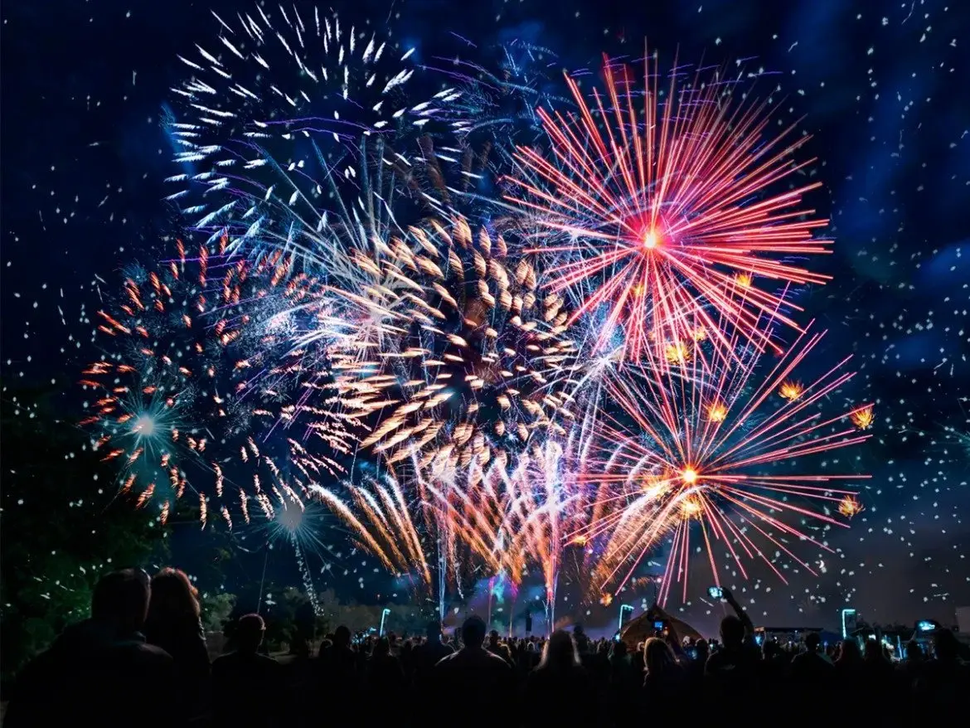
#> input picture fireworks.bmp, 970 x 728 px, shrunk from 1170 x 878 before the run
$ python -i main.py   (imports and definitions only)
#> lines starting #> are read from the running program, lines starting #| are printed output that depends on the picture; after the words box and inside, x2 and y2 are one past the last pixel; in counts of white or black regions, pixels touching at a corner belong together
from PIL import Image
import numpy as np
import matplotlib.pyplot as plt
import os
import tkinter as tk
from tkinter import filedialog, messagebox


def rle_encode(img, output_path):
    """
    Run length encoding.
    """
    pixels = np.array(img).flatten().astype(int)  # convert Boolean to integer
    runs = []
    run_length = 0
    current_pixel = pixels[0]

    for pixel in pixels:
        if pixel != current_pixel:
            runs.append((run_length, current_pixel))
            run_length = 0
            current_pixel = pixel
        run_length += 1

    runs.append((run_length, current_pixel))

    # Export pixels and runs to a text file
    with open(output_path, "w") as file:
        file.write("Input pixels:\n")
        for pixel in pixels:
            file.write(f"{pixel} ")
        file.write("\n\n")
        file.write("Runs:\n")
        for run in runs:
            file.write(f"{run}\n")

    # Return also the size of the encoded data file
    return {
        "size": img.size,
        "runs": runs,
        "encoded_size": os.path.getsize(output_path),
    }


def rle_decode(rle_data):
    """
    Decode an RLE encoded image.
    """
    runs = rle_data["runs"]
    shape = rle_data["size"]
    result = np.zeros(np.prod(shape))
    index = 0

    for run in runs:
        result[index : index + run[0]] = run[1]
        index += run[0]

    return result.reshape(shape[::-1])


def sizeof_fmt(num, suffix="B"):
    """
    Convert bytes to human-readable file sizes.
    """
    for unit in ["", "Ki", "Mi", "Gi", "Ti", "Pi", "Ei", "Zi"]:
        if abs(num) < 1024.0:
            return "%3.1f %s%s" % (num, unit, suffix)
        num /= 1024.0
    return "%.1f %s%s" % (num, "Yi", suffix)


def show_images(original, decoded, original_file, decoded_file):
    """
    Display the original and decoded images side by side.
    """
    fig, axs = plt.subplots(2, 2, figsize=(8, 5), gridspec_kw={"height_ratios": [5, 1]})

    axs[0, 0].imshow(original)
    axs[0, 0].set_title("Original Image")
    axs[0, 0].axis("off")

    axs[0, 1].imshow(decoded, cmap="binary")
    axs[0, 1].set_title("Decoded Image")
    axs[0, 1].axis("off")

    original_size = os.path.getsize(original_file)
    decoded_size = os.path.getsize(decoded_file)

    axs[1, 0].axis("off")
    axs[1, 0].text(
        0.5,
        0.5,
        f"Original Image Size: {sizeof_fmt(original_size)}",
        ha="center",
        va="center",
    )

    axs[1, 1].axis("off")
    axs[1, 1].text(
        0.5,
        0.5,
        f"Decoded Image Size: {sizeof_fmt(decoded_size)}",
        ha="center",
        va="center",
    )

    plt.tight_layout()
    plt.show()


def compare_file_sizes(original_file, decoded_file):
    """
    Compare the file sizes of the original and decoded images.
    """
    original_size = os.path.getsize(original_file)
    decoded_size = os.path.getsize(decoded_file)

    print(f"Original Image Size: {original_size} bytes")
    print(f"Decoded Image Size: {decoded_size} bytes")


def select_image():
    """
    Open a file dialog to select an image file.
    """
    image_path = filedialog.askopenfilename(
        filetypes=(("Image files", "*.bmp*"), ("All files", "*.*"))
    )
    if image_path:
        process_image(image_path)


def process_image(image_path):
    """
    Process the selected image.
    """
#> called with image_path = 'fireworks.bmp'
    try:
        original_img = Image.open(image_path)  # Keep a copy of the original image
#> original_img is the input picture: PIL image 970x728 RGB; mean R, G, B 48.8, 45.4, 67.3
        original_img_data = np.array(original_img)

        img = original_img.convert("L")  # Convert to grayscale
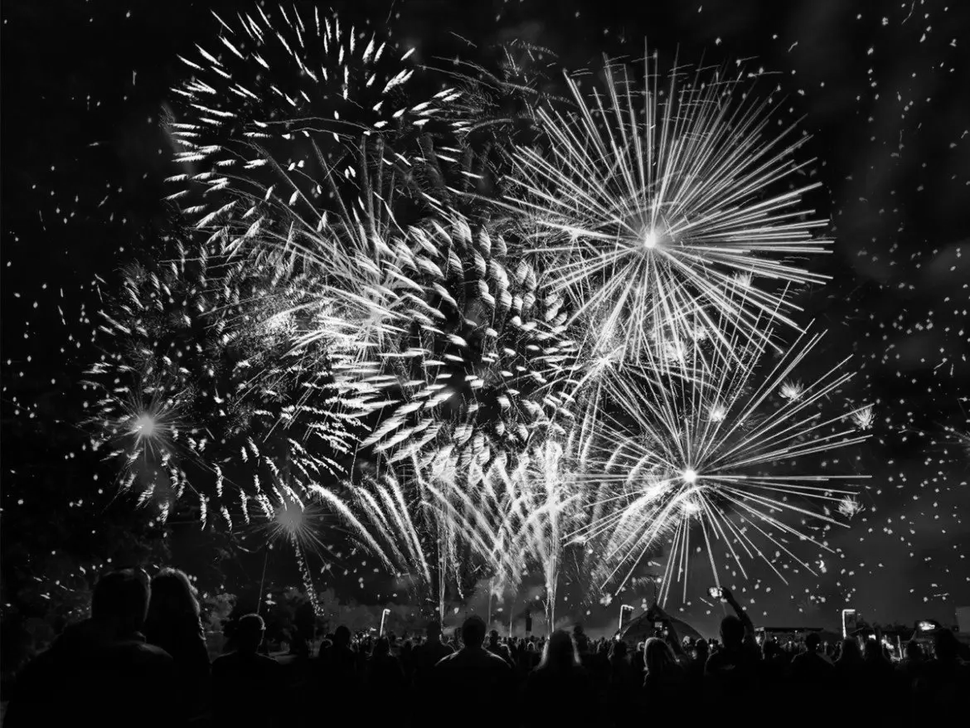
#> img: PIL image 970x728 L; min 0, max 255, mean 48.9

        # Threshold the image to convert to binary (1-bit bitmap)
        threshold = 128  # You may want to adjust this value
        img = img.point(lambda p: p > threshold and 255)
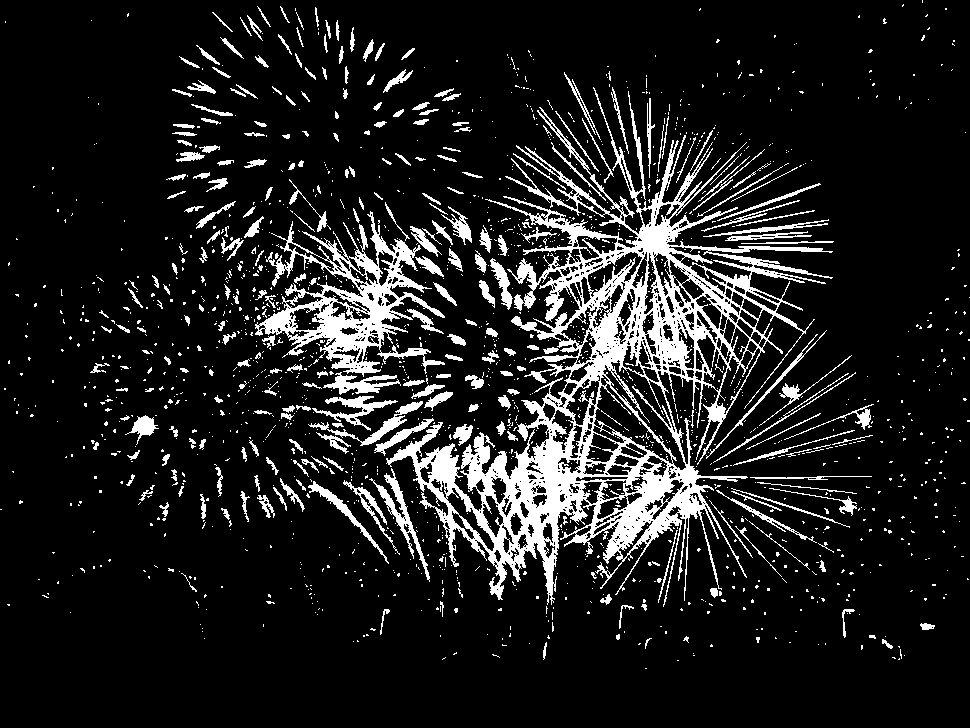
#> img: PIL image 970x728 L; 12.3% white; 1752 white regions (1474 under 20 px), largest, box (x1, y1, x2, y2) and area: (386, 87, 833, 607) 45679, (255, 211, 445, 377) 9179, (369, 468, 430, 582) 1012
        img = img.convert("1")  # Convert image to 1 bit

        output_file = "encoding_data.txt"

        encoded = rle_encode(img, output_file)
#> in rle_encode, `current_pixel = pixels[0]`: current_pixel = 0
#> the loop in rle_encode, `for pixel in pixels:` made 706160 passes
#> (run_length, current_pixel) on passes 923, 924, 1893, 1894, 2863, 2864: (0, 1), (0, 0), (0, 1), (0, 0), (0, 1), (0, 0)
#> run_length on passes 1 to 6: 1, 2, 3, 4, 5, 6
#> after the loop in rle_encode, `for pixel in pixels:`: run_length = 57553; runs = 40102 items
#> the loop in rle_encode, `for run in runs:` made 40103 passes
#> run on passes 1 to 3: (922, 0), (1, 1), (969, 0)
#> encoded = 3 items

        print(f"RLE: {encoded}")
#> (printed output is left out)

        decoded_img_data = rle_decode(encoded)
#> in rle_decode, `runs = rle_data["runs"]`: runs = 40103 items
#> in rle_decode, `shape = rle_data["size"]`: shape = (970, 728)
#> the loop in rle_decode, `for run in runs:` made 40103 passes
#> (run, index) on passes 1 to 3: ((922, 0), 922), ((1, 1), 923), ((969, 0), 1892)
#> after the loop in rle_decode, `for run in runs:`: index = 706160

        decoded_img = Image.fromarray(np.uint8(decoded_img_data * 255))
        decoded_file = "decoded.bmp"
        decoded_img.save(decoded_file)
        print(f"Saved decoded image as {decoded_file}")

        # Use the original_img_data for display
        show_images(original_img_data, decoded_img_data, image_path, decoded_file)
#> in show_images, `plt.show()`:
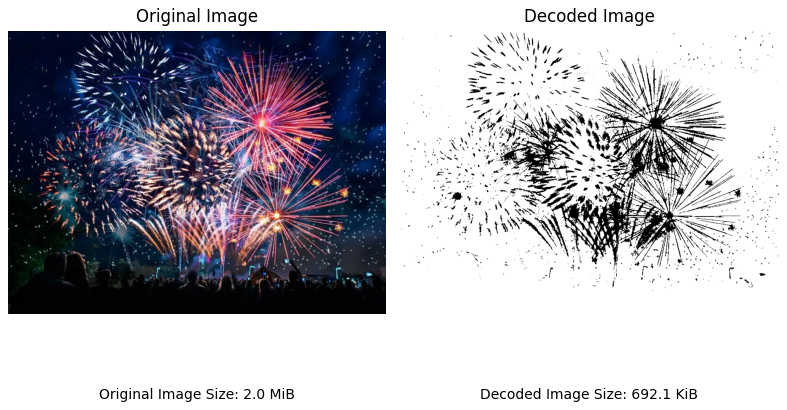
#> figure drawn by matplotlib, 2 panels

    except FileNotFoundError:
        messagebox.showerror("File Not Found", "The selected file could not be found.")
    except Exception as e:
        messagebox.showerror("Error", str(e))


def create_gui():
    """
    Create the graphical user interface.
    """
    root = tk.Tk()
    root.title("Fax Coding Demo")

    root.geometry("150x150")

    btn_select = tk.Button(root, text="Select Image", command=select_image)

    window_width = 150
    window_height = 150
    button_width = btn_select.winfo_reqwidth()
    button_height = btn_select.winfo_reqheight()
    position_top = int(window_height / 2 - button_height / 2)
    position_right = int(window_width / 2 - button_width / 2)

    btn_select.place(x=position_right, y=position_top)

    root.mainloop()


# [2 lines not run here, left out]

>>> result = process_image('fireworks.bmp')

$ run again, on ladybug.bmp
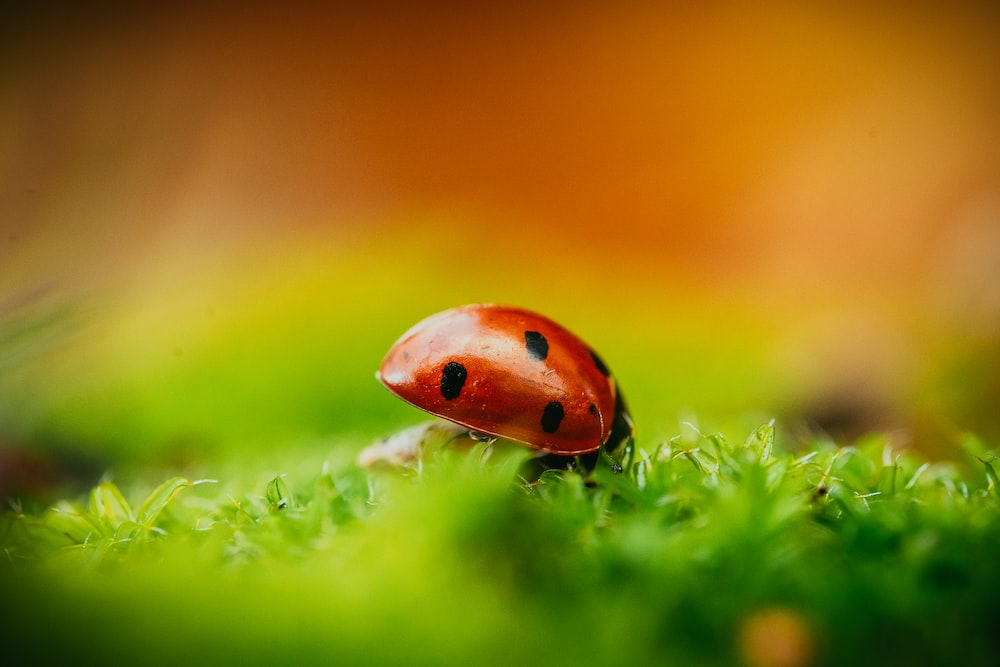
#> input picture ladybug.bmp, 1000 x 667 px
#> in process_image, original_img is the input picture: PIL image 1000x667 RGBA; mean R, G, B, A 143.2, 122.7, 19.1, 255
#> in process_image, `img = img.point(lambda p: p > threshold and 255)`:
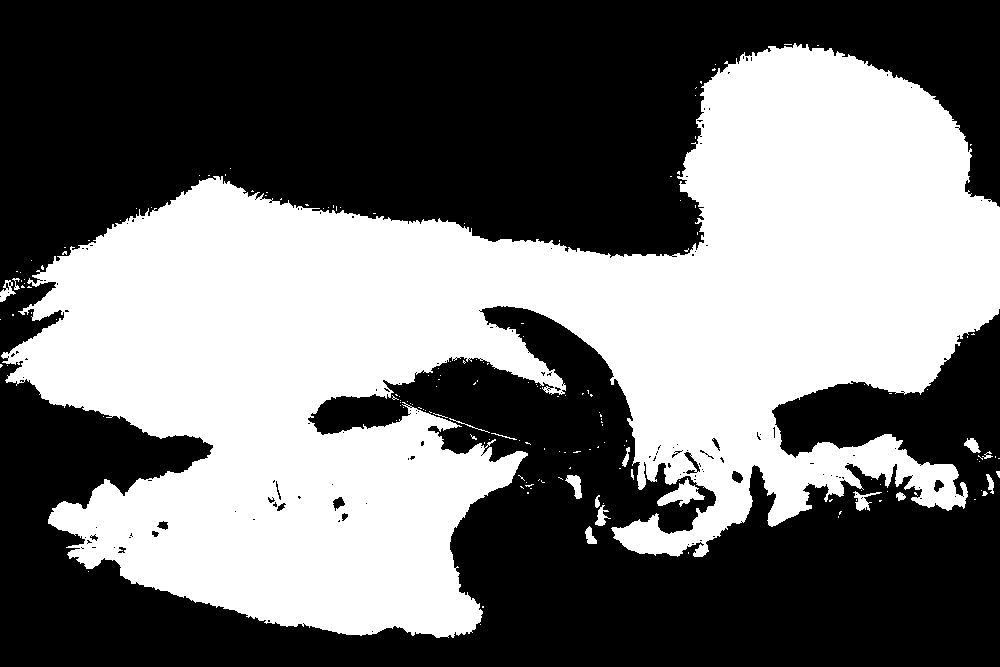
#> img: PIL image 1000x667 L; 44.3% white; 170 white regions (152 under 20 px), largest, box (x1, y1, x2, y2) and area: (1, 43, 1000, 638) 292839, (657, 478, 705, 507) 577, (565, 475, 582, 499) 218
#> in rle_encode, `current_pixel = pixels[0]`: current_pixel = 0
#> after the loop in rle_encode, `for pixel in pixels:`: run_length = 29546; runs = 6314 pairs, first value 1 to 43794, second value 0 to 1
#> the loop in rle_encode, `for run in runs:` made 6315 passes
#> run on passes 1 to 3: (43794, 0), (2, 1), (988, 0)
#> encoded = 3 items
#> (printed output is left out)
#> in rle_decode, `runs = rle_data["runs"]`: runs = 6315 pairs, first value 1 to 43794, second value 0 to 1
#> shape = (1000, 667)
#> the loop in rle_decode, `for run in runs:` made 6315 passes
#> (run, index) on passes 1 to 3: ((43794, 0), 43794), ((2, 1), 43796), ((988, 0), 44784)
#> after the loop in rle_decode, `for run in runs:`: index = 667000
#> in show_images, `plt.show()`:
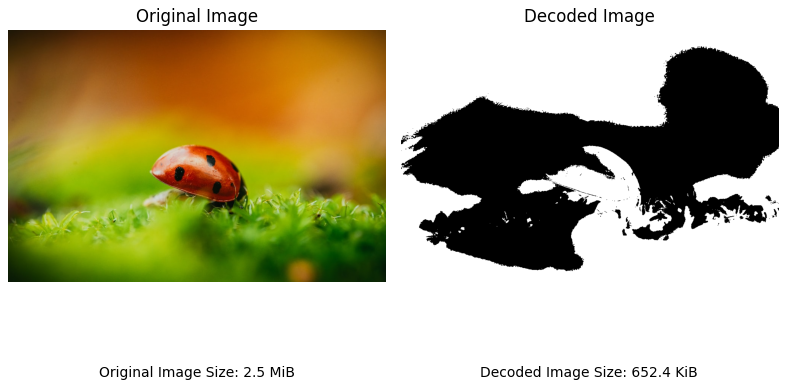
#> figure drawn by matplotlib, 2 panels
